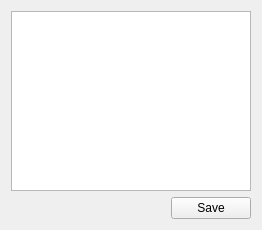
<?xml version="1.0" encoding="UTF-8"?>
<ui version="4.0">
 <class>write_mem</class>
 <widget class="QWidget" name="write_mem">
  <property name="geometry">
   <rect>
    <x>0</x>
    <y>0</y>
    <width>262</width>
    <height>230</height>
   </rect>
  </property>
  <property name="windowTitle">
   <string>Form</string>
  </property>
  <layout class="QVBoxLayout" name="verticalLayout_2">
   <item>
    <layout class="QVBoxLayout" name="verticalLayout">
     <item>
      <widget class="QTextEdit" name="mem_tedit"/>
     </item>
     <item>
      <layout class="QHBoxLayout" name="horizontalLayout">
       <item>
        <spacer name="horizontalSpacer">
         <property name="orientation">
          <enum>Qt::Orientation::Horizontal</enum>
         </property>
         <property name="sizeHint" stdset="0">
          <size>
           <width>40</width>
           <height>20</height>
          </size>
         </property>
        </spacer>
       </item>
       <item>
        <widget class="QPushButton" name="save_btn">
         <property name="text">
          <string>Save</string>
         </property>
        </widget>
       </item>
      </layout>
     </item>
    </layout>
   </item>
  </layout>
 </widget>
 <resources/>
 <connections/>
</ui>
